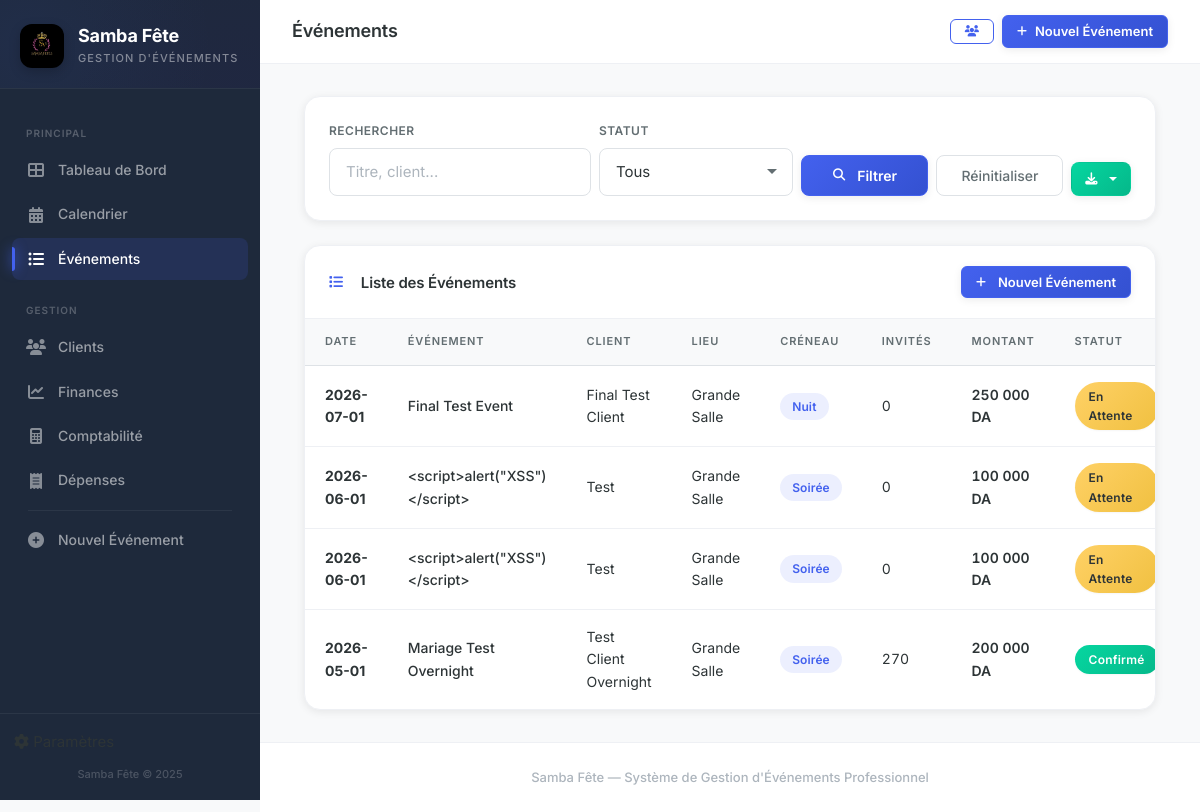
/evenements, run on the app's committed database.
### tables this page shows
CREATE TABLE events (
            id INTEGER PRIMARY KEY AUTOINCREMENT,
            title TEXT NOT NULL,
            client_id INTEGER NOT NULL,
            venue_id INTEGER NOT NULL,
            venue_id2 INTEGER,
            event_type TEXT NOT NULL,
            event_date TEXT NOT NULL,
            time_slot TEXT NOT NULL,
            guests_men INTEGER DEFAULT 0,
            guests_women INTEGER DEFAULT 0,
            status TEXT DEFAULT 'en attente',
            notes TEXT,
            total_amount REAL DEFAULT 0,
            deposit_required REAL DEFAULT 20000,
            created_at TEXT DEFAULT (datetime('now','localtime')),
            updated_at TEXT DEFAULT (datetime('now','localtime')),
            FOREIGN KEY (client_id) REFERENCES clients(id),
            FOREIGN KEY (venue_id) REFERENCES venues(id),
            FOREIGN KEY (venue_id2) REFERENCES venues(id)
        );

CREATE TABLE clients (
            id INTEGER PRIMARY KEY AUTOINCREMENT,
            name TEXT NOT NULL,
            phone TEXT NOT NULL,
            phone2 TEXT,
            email TEXT,
            address TEXT,
            created_at TEXT DEFAULT (datetime('now','localtime'))
        );

CREATE TABLE venues (
            id INTEGER PRIMARY KEY AUTOINCREMENT,
            name TEXT NOT NULL,
            capacity_men INTEGER DEFAULT 0,
            capacity_women INTEGER DEFAULT 0,
            is_active INTEGER DEFAULT 1
        );

### app.py (the view)
@app.route('/evenements')
def event_list():
    db = get_db()
    status_filter = request.args.get('status', '')
    search = request.args.get('q', '').strip()
    query = ("SELECT e.*, c.name as client_name, v.name as venue_name FROM events e "
             "JOIN clients c ON e.client_id=c.id JOIN venues v ON e.venue_id=v.id WHERE 1=1")
    params = []
    if status_filter:
        query += " AND e.status=?"
        params.append(status_filter)
    if search:
        query += " AND (e.title LIKE ? OR c.name LIKE ?)"
        params.extend([f'%{search}%', f'%{search}%'])
    query += " ORDER BY e.event_date DESC"
    events = db.execute(query, params).fetchall()
    db.close()
    return render_template('event_list.html', events=events, statuses=EVENT_STATUSES,
                           status_filter=status_filter, search=search)

### app.py (called while the page is built)
def format_da(amount):
    try:
        return f"{float(amount):,.0f} DA".replace(",", " ")
    except (ValueError, TypeError):
        return "0 DA"

### models.py (called while the page is built)
def get_db():
    conn = sqlite3.connect(DB_PATH, timeout=10)
    conn.row_factory = sqlite3.Row
    conn.execute("PRAGMA foreign_keys = ON")
    return conn

### templates/event_list.html (shortened to what this page needs)
{% extends "base.html" %}
{% block page_title %}Événements{% endblock %}
{% block content %}
<div class="container-fluid">
    <div class="card-custom mb-4">
        <div class="card-body-custom">
            <form method="GET" class="row g-2 align-items-end">
                <div class="col-md-4">
                    <label class="form-label-elegant">Rechercher</label>
                    <input type="text" name="q" class="form-input-elegant" placeholder="Titre, client..."
                           value="{{ search }}">
                </div>
                <div class="col-md-3">
                    <label class="form-label-elegant">Statut</label>
                    <select name="status" class="form-input-elegant">
                        <option value="">Tous</option>
                    </select>
                </div>
                <div class="col-md-2">
                    <button type="submit" class="btn btn-primary w-100">
                        <i class="fas fa-search me-1"></i> Filtrer
                    </button>
                </div>
                <div class="col-md-2">
                    <a href="{{ url_for('event_list') }}" class="btn btn-outline-secondary w-100">
                        Réinitialiser
                    </a>
                </div>
                <div class="col-md-1">
                    <div class="dropdown">
                        <button class="btn btn-success w-100 dropdown-toggle" type="button" data-bs-toggle="dropdown">
                            <i class="fas fa-download"></i>
                        </button>
                    </div>
                </div>
            </form>
        </div>
    </div>
    <div class="card-custom">
        <div class="card-header-custom">
            <h5 class="mb-0"><i class="fas fa-list me-2"></i>Liste des Événements</h5>
            <a href="{{ url_for('event_form') }}" class="btn btn-sm btn-primary">
                <i class="fas fa-plus me-1"></i>Nouvel Événement
            </a>
        </div>
        <div class="card-body-custom" style="padding: 0;">
            {% if events %}
            <div class="table-responsive">
                <table class="table-elegant">
                    <thead>
                        <tr>
                            <th>Date</th>
                            <th>Événement</th>
                            <th>Client</th>
                            <th>Lieu</th>
                            <th>Créneau</th>
                            <th>Invités</th>
                            <th>Montant</th>
                            <th>Statut</th>
                        </tr>
                    </thead>
                    <tbody>
                        {% for e in events %}
                        <tr class="clickable-row" onclick="window.location='{{ url_for('event_detail', event_id=e.id) }}'">
                            <td>
                                <strong>{{ e.event_date[:10] }}</strong>
                            </td>
                            <td style="font-weight: 500;">{{ e.title }}</td>
                            <td>{{ e.client_name }}</td>
                            <td>{{ e.venue_name }}</td>
                            <td><span class="badge-slot">{{ e.time_slot }}</span></td>
                            <td style="font-variant-numeric: tabular-nums;">{{ e.guests_men + e.guests_women }}</td>
                            <td style="font-variant-numeric: tabular-nums; font-weight: 600;">{{ e.total_amount | format_da }}</td>
                            <td>
                                <span class="badge-status status-{{ e.status | replace(' ', '-') }}">
                                    {{ e.status }}
                                </span>
                            </td>
                        </tr>
                        {% endfor %}
                    </tbody>
                </table>
            </div>
            {% endif %}
        </div>
    </div>
</div>
{% endblock %}

### data on the page
events: event_date "2026-07-01", title "Final Test Event", client_name "Final Test Client", venue_name "Grande Salle", time_slot "Nuit", e.guests_men+e.guests_women "0", total_amount "250 000 DA", status "En Attente"
events: event_date "2026-06-01", title "<script>alert(\"XSS\")</script>", client_name "Test", venue_name "Grande Salle", time_slot "Soirée", e.guests_men+e.guests_women "0", total_amount "100 000 DA", status "En Attente"
events: event_date "2026-06-01", title "<script>alert(\"XSS\")</script>", client_name "Test", venue_name "Grande Salle", time_slot "Soirée", e.guests_men+e.guests_women "0", total_amount "100 000 DA", status "En Attente"
events: event_date "2026-05-01", title "Mariage Test Overnight", client_name "Test Client Overnight", venue_name "Grande Salle", time_slot "Soirée", e.guests_men+e.guests_women "270", total_amount "200 000 DA", status "Confirmé"
